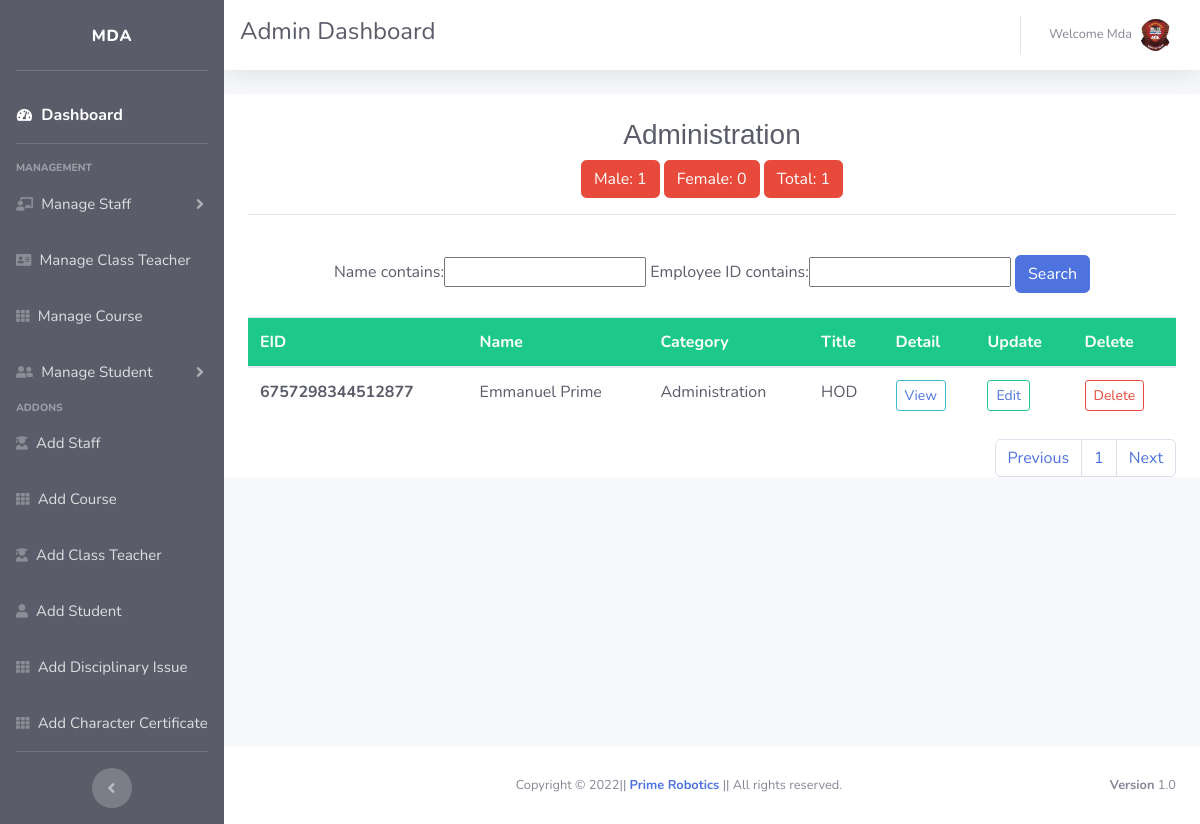
/adm/ (signed in), run on the app's committed database.
### school_management_system_app/models.py (models this page shows, shortened)
class StaffDetail(models.Model):
    Employee_ID = models.BigIntegerField(primary_key=True)
    name = models.CharField(max_length=50)
    GENDER_MALE = 'Male'
    GENDER_FEMALE = 'Female'
    GENDER_CHOICES = [(GENDER_MALE, 'Male'), (GENDER_FEMALE, 'Female')]
    gender = models.CharField(choices=GENDER_CHOICES,
                              max_length=30, blank=True)
    date_of_birth = models.DateField(
        auto_now=False, auto_now_add=False, blank=True)
    CID = models.CharField(max_length=11, unique=True, blank=True)
    Administration = 'Administration'
    TeachingStaff = 'Teaching Staff'
    NonTeachingStaff = 'Non Teaching Staff'
    SupportingStaff = 'Supporting Staff'
    Category_choices = [(Administration, 'Administration'),
                        (TeachingStaff, 'Teaching Staff'),
                        (NonTeachingStaff, 'Non Teaching Staff'),
                        (SupportingStaff, 'Supporting Staff'), ]
    category = models.CharField(
        choices=Category_choices, max_length=30, blank=True)
    position_title = models.CharField(max_length=50, blank=True)
    position_level = models.CharField(max_length=50, blank=True)
    grade = models.CharField(max_length=5, blank=True)
    appointment_date = models.DateField(
        auto_now=False, auto_now_add=False, blank=True)
    joining_date_of_present_school = models.DateField(
        auto_now=False, auto_now_add=False, blank=True)
    transfered_from = models.CharField(max_length=50, blank=True)
    Regular = 'Regular'
    Contract = 'Contract'
    Employment_choices = [(Regular, 'Regular'), (Contract, 'Contract')]
    Employment_type = models.CharField(
        choices=Employment_choices, max_length=30, blank=True)
    nationality = models.CharField(max_length=50, blank=True)
    subject = models.CharField(max_length=50, blank=True)
    qualification = models.TextField(blank=True)
    contact_number = models.CharField(
        max_length=15, blank=True)
    email = models.EmailField(blank=True, unique=True)
    permanent_address = models.TextField(blank=True)
    profile_pic = models.ImageField(
        upload_to="images/staff", default='/static/images/user.jpg', null=True, blank=True)

### school_management_system_app/adm_views.py (the view)
# urls.py: path('adm/', adm_views.adm, name='adm'),
@login_required
def adm(request):
    male = StaffDetail.objects.filter(category='Administration', gender='Male')
    female = StaffDetail.objects.filter(
        category='Administration', gender='Female')
    total = StaffDetail.objects.filter(category='Administration')
    all_field = StaffDetail.objects.filter(
        category='Administration').order_by('name')
    myFilter = StaffFilter(request.GET, queryset=all_field)
    all_field = myFilter.qs
    paginator = Paginator(all_field, 10)
    page_number = request.GET.get('page')
    all_field = paginator.get_page(page_number)
    return render(request, 'administrator/administration.html',
                  {'all_field': all_field,
                   'myFilter': myFilter,
                   'male': male,
                   'female': female,
                   'total': total
                   })

### school_management_system_app/templates/administrator/administration.html (shortened to what this page needs)
{% extends 'administrator/adm_base.html' %}
{% block content %}
<div class="container-fluid bg-white text-dark">
<br>
    <center><h3 style="font-family: Helvetica;">Administration </h3>
    <button type="submit" class="btn btn-danger my-2 my-sm-0">Male: {{male.count}}</button>
      <button type="submit" class="btn btn-danger my-2 my-sm-0">Female: {{female.count}}</button>
      <button type="submit" class="btn btn-danger my-2 my-sm-0">Total: {{total.count}}</button></center>
    <hr>
  <br>
    <center>
    <form method="GET">
      {{myFilter.form}}
      <button type="submit" class="btn btn-primary my-2 my-sm-0">Search</button>
    </form></center>
    <div class="table-responsive">
    <table class="table table-hover">
      <thead class="bg-success text-white">
        <tr>
          <th scope="col">EID</th>
          <th scope="col">Name</th>
          <th scope="col">Category</th>
          <th scope="col">Title</th>
          <th scope="col">Detail</th>
          <th scope="col">Update</th>
          <th scope="col">Delete</th>
        </tr>
      </thead>
      <tbody class="text-dark">
        {% for all_field in all_field%}
        <tr>
          <th scope="row">{{all_field.Employee_ID}}</th>
          <td>{{all_field.name}}</td>
          <td>{{all_field.category}}</td>
          <td>{{all_field.position_title}}</td>
          <td>
            <button type="button" class="btn btn-outline-info btn-sm">
              <a href="{% url 'adm_detail' all_field.Employee_ID%}">View</a>
            </button>
          </td>
          <td>
            <button type="button" class="btn btn-outline-success btn-sm">
              <a href="{% url 'edit_adm_detail' all_field.Employee_ID %}">Edit</a>
            </button>
          </td>
          <td>
            <button
              type="button"
              class="btn btn-outline-danger btn-sm"
              data-toggle="modal"
              data-target="#deletestaff{{all_field.Employee_ID}}">
              Delete
            </button>
          </td>
        </tr>
        {% endfor %}
      </tbody>
    </table>
    </div>
    <nav aria-label="Page navigation example">
      <ul class="pagination justify-content-end">
        <li class="page-item"><a class="page-link" href="?page=1">Previous</a></li>
        <li class="page-item">
          <a class="page-link" href="?page={{ all_field.number }}"
            >{{ all_field.number }}</a>
        </li>
        <li class="page-item">
          <a class="page-link" href="?page={{ all_field.paginator.num_pages }}"
            >Next</a>
        </li>
      </ul>
    </nav>
</div>
{% endblock content %}

### school_management_system_app/templates/administrator/adm_base.html (shortened to what this page needs)
{% load static %}
<!DOCTYPE html>
<html lang="en">
<head>
    <link href="{% static 'vendor/fontawesome-free/css/all.min.css' %}" rel="stylesheet" type="text/css">
    <link href="{% static 'css/sb-admin-2.min.css' %}" rel="stylesheet">
</head>
<body id="page-top">
    <div id="wrapper">
        <ul class="navbar-nav bg-dark sidebar sidebar-dark accordion" id="accordionSidebar">
            <a class="sidebar-brand align-items-center justify-content-center">
                <span>MDA</span>
            </a>
            <hr class="sidebar-divider">
            <li class="nav-item active">
                <a class="nav-link" href="{% url 'adm_home' %}">
                    <i class="fas fa-fw fa-tachometer-alt"></i>
                    <span style="font-size: 16px">Dashboard</span></a>
            </li>
            <hr class="sidebar-divider">
            <div class="sidebar-heading">
                Management
            </div>
            <li class="nav-item">
                <a class="nav-link collapsed" href="#" data-toggle="collapse" data-target="#collapseTwo"
                    aria-expanded="true" aria-controls="collapseTwo">
                    <i class="fas fa-chalkboard-teacher"></i>
                    <span style="font-size: 15px">Manage Staff</span>
                </a>
            </li>
            <li class="nav-item">
                <a class="nav-link" href="{% url 'class_teacher' %}">
                    <i class="nav-icon fas fa-address-card"></i>
                    <span style="font-size: 15px">Manage Class Teacher</span></a>
            </li>
            <li class="nav-item">
                <a class="nav-link" href="{% url 'all_course' %}">
                    <i class="nav-icon fas fa-th"></i>
                    <span style="font-size: 15px">Manage Course</span></a>
            </li>
            <li class="nav-item">
                <a class="nav-link collapsed" href="#" data-toggle="collapse" data-target="#collapseUtilities"
                    aria-expanded="true" aria-controls="collapseUtilities">
                    <i class="nav-icon fas fa-user-friends"></i>
                    <span style="font-size: 15px">Manage Student</span>
                </a>
            </li>
            <div class="sidebar-heading">
                Addons
            </div>
            <li class="nav-item">
                <a class="nav-link" href="{% url 'add_staff' %}">
                    <i class="nav-icon fas fa-user-graduate"></i>
                    <span style="font-size: 15px">Add Staff</span></a>
            </li>
            <li class="nav-item">
                <a class="nav-link" href="{% url 'add_course' %}">
                    <i class="nav-icon fas fa-th"></i>
                    <span style="font-size: 15px">Add Course</span></a>
            </li>
            <li class="nav-item">
                <a class="nav-link" href="{% url 'add_class_teacher' %}">
                    <i class="nav-icon fas fa-user-graduate"></i>
                    <span style="font-size: 15px">Add Class Teacher</span></a>
            </li>
            <li class="nav-item">
                <a class="nav-link" href="{% url 'add_std' %}">
                    <i class="nav-icon fas fa-user"></i>
                    <span style="font-size: 15px">Add Student</span></a>
            </li>
            <li class="nav-item">
                <a class="nav-link" href="{% url 'disciplinaryissue' %}">
                    <i class="nav-icon fas fa-th"></i>
                    <span style="font-size: 15px">Add Disciplinary Issue</span></a>
            </li>
            <li class="nav-item">
                <a class="nav-link" href="{% url 'charactercertificate' %}">
                    <i class="nav-icon fas fa-th"></i>
                    <span style="font-size: 15px">Add Character Certificate</span></a>
            </li>
            <hr class="sidebar-divider d-none d-md-block">
            <div class="text-center d-none d-md-inline">
                <button class="rounded-circle border-0" id="sidebarToggle"></button>
            </div>
        </ul>
        <div id="content-wrapper" class="d-flex flex-column">
            <div id="content">
                <nav class="navbar navbar-expand topbar mb-4 static-top bg-white text-dark shadow">
                    <h4>Admin Dashboard</h4>
                    <ul class="navbar-nav ml-auto">
                        <li class="nav-item dropdown no-arrow">
                            <a class="nav-link dropdown-toggle" href="#" id="userDropdown" role="button"
                                data-toggle="dropdown" aria-haspopup="true" aria-expanded="false">
                                <span class="mr-2 d-lg-inline text-gray-600 small">Welcome {{user.username |capfirst}}</span>
                                <img class="img-profile rounded-circle"
                                    src="{% static 'images/mda.jpg' %}">
                            </a>
                        </li>
                    </ul>
                </nav>
                {% block content %}
        		{% endblock %}
            </div>
            <footer class="sticky-footer bg-white">
                <div class="container my-auto">
                    <div class="copyright text-center my-auto">
                        <span>Copyright &copy; {% now "Y" %}|| <strong><a href="https://web.facebook.com/emmanuel.prime.5">Prime Robotics</a></strong> || All rights reserved.</span>
                    	<div class="float-right d-none d-sm-inline-block">
                    		<b>Version</b> 1.0
                		</div>
                    </div>
                </div>
            </footer>
        </div>
    </div>
</body>
</html>

### data on the page
StaffDetail: Employee_ID "6757298344512877", name "Emmanuel Prime", category "Administration", position_title "HOD"

### other printed values
{{ user.username |capfirst }} "Mda"
{{ male.count }} "1"
{{ female.count }} "0"
{{ total.count }} "1"
{{ all_field.number }} "1"
